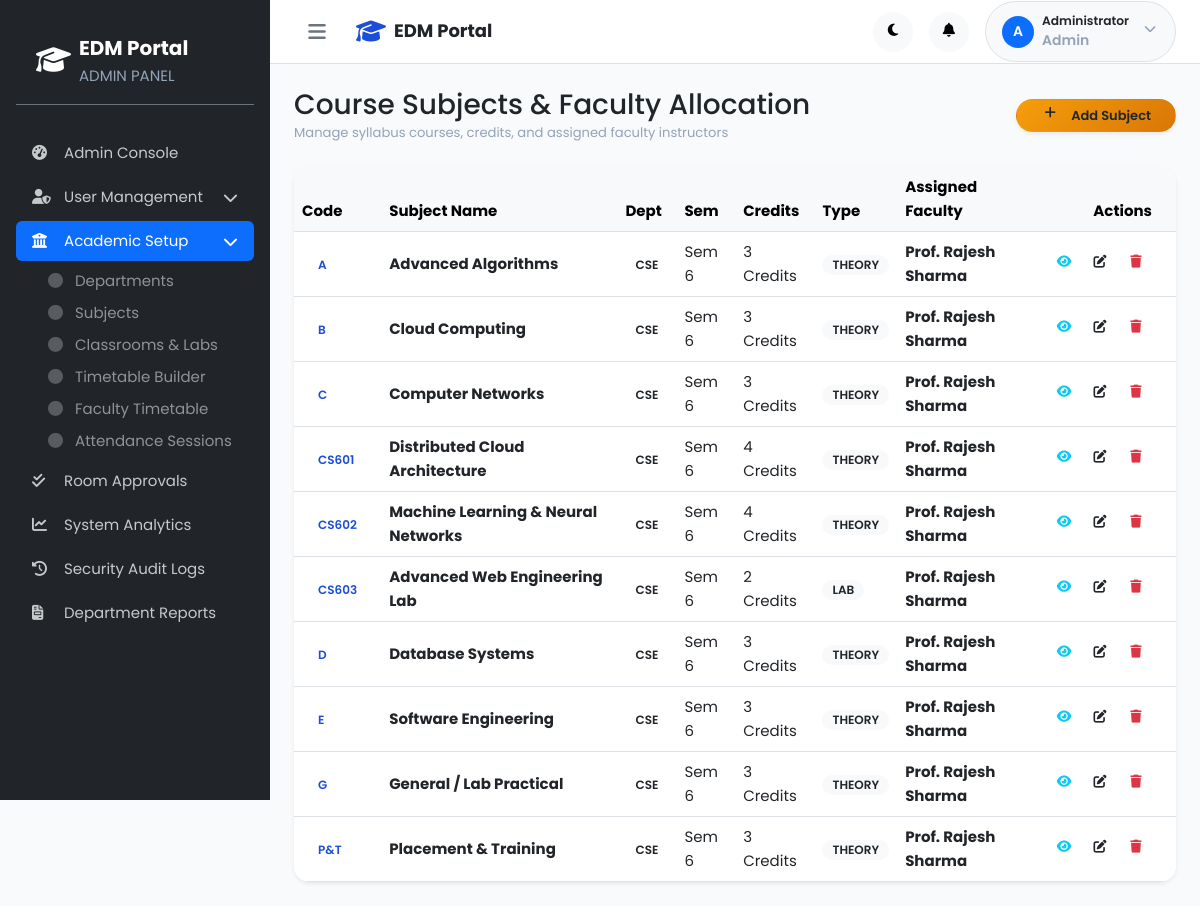
/admin/manage_subjects.php (signed in), run on the app's committed database.
### tables this page shows
CREATE TABLE `subjects` (
  `id` int(10) UNSIGNED NOT NULL,
  `code` varchar(20) NOT NULL,
  `name` varchar(150) NOT NULL,
  `department_id` int(10) UNSIGNED NOT NULL,
  `semester` tinyint(3) UNSIGNED NOT NULL,
  `credits` tinyint(3) UNSIGNED DEFAULT 3,
  `type` enum('theory','lab','elective') NOT NULL DEFAULT 'theory',
  `staff_id` int(10) UNSIGNED DEFAULT NULL,
  `status` enum('active','inactive') NOT NULL DEFAULT 'active',
  `created_at` timestamp NOT NULL DEFAULT current_timestamp(),
  `updated_at` timestamp NOT NULL DEFAULT current_timestamp() ON UPDATE current_timestamp()
);

CREATE TABLE `departments` (
  `id` int(10) UNSIGNED NOT NULL,
  `name` varchar(150) NOT NULL,
  `code` varchar(20) NOT NULL,
  `hod_name` varchar(100) DEFAULT NULL,
  `description` text DEFAULT NULL,
  `status` enum('active','inactive') NOT NULL DEFAULT 'active',
  `created_at` timestamp NOT NULL DEFAULT current_timestamp(),
  `updated_at` timestamp NOT NULL DEFAULT current_timestamp() ON UPDATE current_timestamp()
);

CREATE TABLE `staff` (
  `id` int(10) UNSIGNED NOT NULL,
  `user_id` int(10) UNSIGNED NOT NULL,
  `staff_code` varchar(30) NOT NULL,
  `first_name` varchar(60) NOT NULL,
  `last_name` varchar(60) NOT NULL,
  `date_of_birth` date DEFAULT NULL,
  `gender` enum('male','female','other') DEFAULT NULL,
  `phone` varchar(20) DEFAULT NULL,
  `address` text DEFAULT NULL,
  `department_id` int(10) UNSIGNED NOT NULL,
  `designation` varchar(80) DEFAULT NULL,
  `qualification` varchar(150) DEFAULT NULL,
  `specialization` varchar(150) DEFAULT NULL,
  `join_date` date DEFAULT NULL,
  `created_at` timestamp NOT NULL DEFAULT current_timestamp(),
  `updated_at` timestamp NOT NULL DEFAULT current_timestamp() ON UPDATE current_timestamp()
);

### admin/manage_subjects.php (the view, shortened to what this page needs)
<?php
$db = getDB();
$subjects = $db->query("
    SELECT sub.*, d.code AS dept_code, d.name AS dept_name, st.first_name, st.last_name, st.staff_code,
           (SELECT COUNT(*) FROM assignments a WHERE a.subject_id = sub.id) AS assignment_count,
           (SELECT COUNT(*) FROM attendance_sessions ses WHERE ses.subject_id = sub.id) AS session_count
    FROM subjects sub
    JOIN departments d ON sub.department_id = d.id
    LEFT JOIN staff st ON sub.staff_id = st.id
    ORDER BY d.code ASC, sub.semester ASC, sub.code ASC
")->fetchAll();
require_once __DIR__ . '/../includes/header.php';
?>
<div class="d-flex" id="wrapper">
    <?php require_once __DIR__ . '/../includes/sidebar.php'; ?>
    <div id="page-content-wrapper" class="w-100">
        <?php require_once __DIR__ . '/../includes/navbar.php'; ?>
        <div class="container-fluid p-4">
            <div class="d-flex justify-content-between align-items-center mb-4 flex-wrap gap-2">
                <div>
                    <h1 class="h3 font-weight-bold text-dark mb-0">Course Subjects & Faculty Allocation</h1>
                    <p class="text-muted small mb-0">Manage syllabus courses, credits, and assigned faculty instructors</p>
                </div>
                <button type="button" class="btn btn-warning text-dark rounded-pill btn-sm px-4 font-weight-600 shadow-sm" data-bs-toggle="modal" data-bs-target="#newSubjectModal">
                    <i class="fas fa-plus me-1"></i> Add Subject
                </button>
            </div>
            <div class="card border-0 shadow-sm" style="border-radius: 16px;">
                <div class="table-responsive">
                    <table class="table align-middle table-hover mb-0">
                        <thead class="table-light">
                            <tr>
                                <th>Code</th>
                                <th>Subject Name</th>
                                <th>Dept</th>
                                <th>Sem</th>
                                <th>Credits</th>
                                <th>Type</th>
                                <th>Assigned Faculty</th>
                                <th class="text-end pe-4">Actions</th>
                            </tr>
                        </thead>
                        <tbody>
                            <?php if (empty($subjects)): ?>
                                <tr>
                                    <td colspan="8" class="text-center py-4 text-muted">No course subjects found.</td>
                                </tr>
                            <?php else: ?>
                                <?php foreach ($subjects as $s): ?>
                                    <tr>
                                        <td><span class="badge bg-primary-lightest text-primary font-weight-600 px-3 py-1"><?= htmlspecialchars($s['code']) ?></span></td>
                                        <td><strong><?= htmlspecialchars($s['name']) ?></strong></td>
                                        <td><span class="badge bg-warning-light text-dark font-weight-600"><?= htmlspecialchars($s['dept_code']) ?></span></td>
                                        <td>Sem <?= $s['semester'] ?></td>
                                        <td><?= $s['credits'] ?> Credits</td>
                                        <td><span class="badge bg-light text-dark text-uppercase small"><?= htmlspecialchars($s['type']) ?></span></td>
                                        <td>
                                            <?php if (!empty($s['first_name'])): ?>
                                                <strong>Prof. <?= htmlspecialchars($s['first_name'] . ' ' . $s['last_name']) ?></strong>
                                            <?php else: ?>
                                                <span class="text-muted small">Unassigned</span>
                                            <?php endif; ?>
                                        </td>
                                        <td class="text-end pe-4">
                                            <div class="d-inline-flex align-items-center gap-1">
                                                <button type="button" class="btn btn-sm btn-icon btn-outline-info rounded-circle"
                                                        title="View Subject Overview" aria-label="View Subject"
                                                        onclick='viewSubject(<?= json_encode($s, JSON_HEX_TAG | JSON_HEX_APOS | JSON_HEX_QUOT | JSON_HEX_AMP) ?>)'>
                                                    <i class="fas fa-eye"></i>
                                                </button>
                                                <button type="button" class="btn btn-sm btn-icon btn-outline-warning text-dark rounded-circle"
                                                        title="Edit Course Subject" aria-label="Edit Subject"
                                                        onclick='editSubject(<?= json_encode($s, JSON_HEX_TAG | JSON_HEX_APOS | JSON_HEX_QUOT | JSON_HEX_AMP) ?>)'>
                                                    <i class="fas fa-edit"></i>
                                                </button>
                                                <button type="button" class="btn btn-sm btn-icon btn-outline-danger rounded-circle"
                                                        title="Delete Subject" aria-label="Delete Subject"
                                                        onclick="deleteSubject(<?= $s['id'] ?>, '<?= htmlspecialchars(addslashes($s['name'])) ?>', '<?= htmlspecialchars(addslashes($s['code'])) ?>')">
                                                    <i class="fas fa-trash"></i>
                                                </button>
                                            </div>
                                        </td>
                                    </tr>
                                <?php endforeach; ?>
                            <?php endif; ?>
                        </tbody>
                    </table>
                </div>
            </div>
        </div>
    </div>
</div>
<?php require_once __DIR__ . '/../includes/footer.php'; ?>

### data on the page
subjects: code "A", name "Advanced Algorithms", department.code "CSE", semester "6", credits "3", type "THEORY", staff.last_name "Rajesh Sharma"
subjects: code "B", name "Cloud Computing", department.code "CSE", semester "6", credits "3", type "THEORY", staff.last_name "Rajesh Sharma"
subjects: code "C", name "Computer Networks", department.code "CSE", semester "6", credits "3", type "THEORY", staff.last_name "Rajesh Sharma"
subjects: code "CS601", name "Distributed Cloud Architecture", department.code "CSE", semester "6", credits "4", type "THEORY", staff.last_name "Rajesh Sharma"
subjects: code "CS602", name "Machine Learning & Neural Networks", department.code "CSE", semester "6", credits "4", type "THEORY", staff.last_name "Rajesh Sharma"
subjects: code "CS603", name "Advanced Web Engineering Lab", department.code "CSE", semester "6", credits "2", type "LAB", staff.last_name "Rajesh Sharma"
subjects: code "D", name "Database Systems", department.code "CSE", semester "6", credits "3", type "THEORY", staff.last_name "Rajesh Sharma"
subjects: code "E", name "Software Engineering", department.code "CSE", semester "6", credits "3", type "THEORY", staff.last_name "Rajesh Sharma"
subjects: code "G", name "General / Lab Practical", department.code "CSE", semester "6", credits "3", type "THEORY", staff.last_name "Rajesh Sharma"
subjects: code "P&T", name "Placement & Training", department.code "CSE", semester "6", credits "3", type "THEORY", staff.last_name "Rajesh Sharma"

### other printed values
$currentRole "ADMIN"
$item['label'] "Admin Console"
$item['label'] "User Management"
$item['label'] "Academic Setup"
$child['label'] "Departments"
$child['label'] "Subjects"
$child['label'] "Classrooms & Labs"
$child['label'] "Timetable Builder"
$child['label'] "Faculty Timetable"
$child['label'] "Attendance Sessions"
$item['label'] "Room Approvals"
$item['label'] "System Analytics"
$item['label'] "Security Audit Logs"
$item['label'] "Department Reports"
substr($userName, 0, 1) "A"
